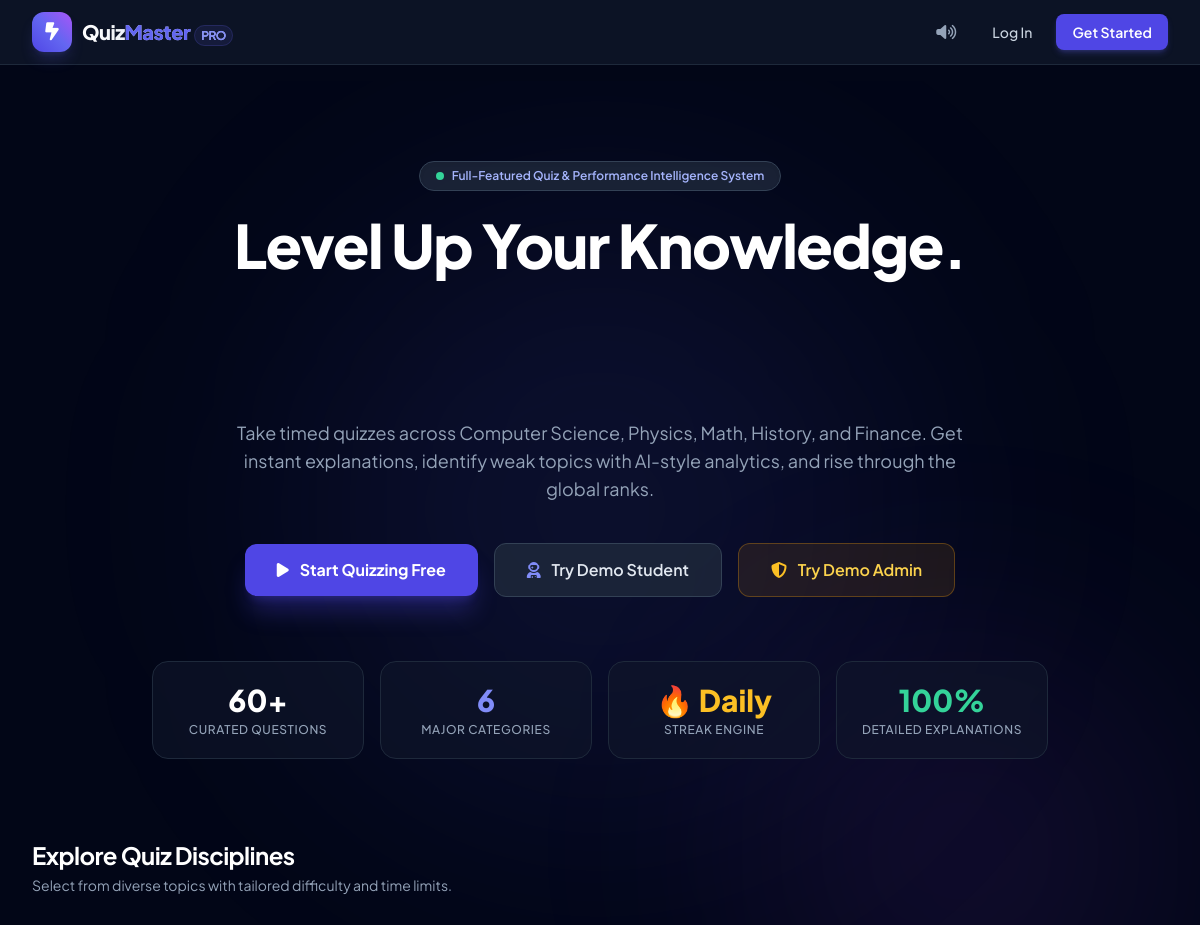
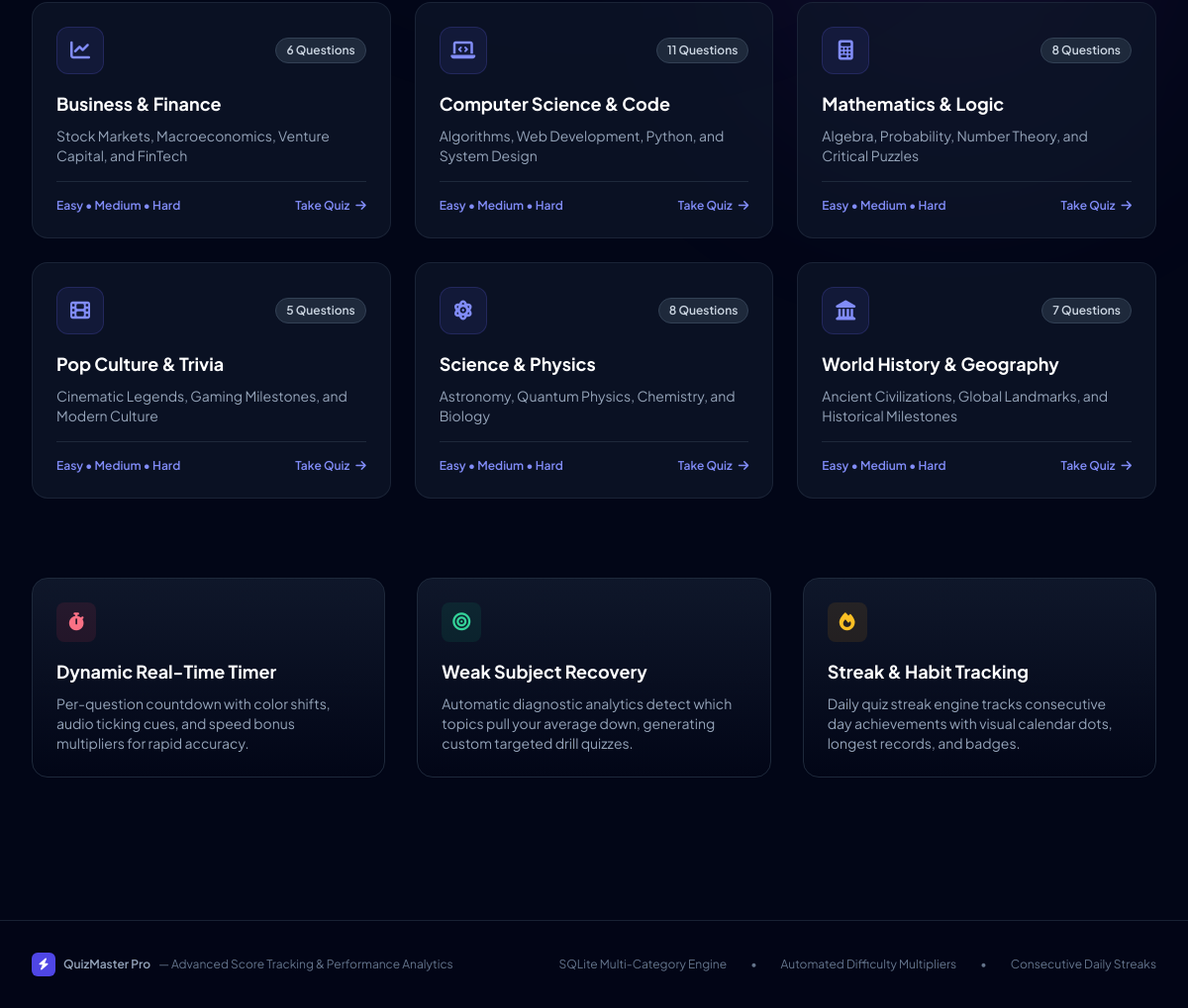
The page / on the database its author committed (2 pictures, top to bottom).
### tables this page shows
CREATE TABLE categories (
            id INTEGER PRIMARY KEY AUTOINCREMENT,
            name TEXT UNIQUE NOT NULL,
            slug TEXT UNIQUE NOT NULL,
            description TEXT,
            icon TEXT DEFAULT 'folder',
            color TEXT DEFAULT 'indigo'
        );

### app.py (the view)
@app.route('/')
def index():
    if 'user_id' in session:
        return redirect(url_for('dashboard'))
    categories = models.get_categories()
    leaderboard = models.get_leaderboard(limit=5)
    return render_template('index.html', categories=categories, leaderboard=leaderboard)

### templates/index.html (shortened to what this page needs)
{% extends "base.html" %}
{% block content %}
<div class="relative overflow-hidden py-12 lg:py-20">
    <div class="absolute top-1/4 left-1/2 -translate-x-1/2 -translate-y-1/2 w-[600px] h-[600px] bg-indigo-500/10 blur-[130px] rounded-full pointer-events-none"></div>
    <div class="absolute top-1/3 right-10 w-[400px] h-[400px] bg-purple-500/10 blur-[120px] rounded-full pointer-events-none"></div>
    <div class="max-w-7xl mx-auto px-4 sm:px-6 lg:px-8 relative z-10">
        <div class="text-center max-w-3xl mx-auto space-y-6">
            <div class="inline-flex items-center gap-2 px-4 py-1.5 rounded-full bg-slate-800/80 border border-slate-700 text-xs font-semibold text-indigo-300 shadow-inner">
                <span class="w-2 h-2 rounded-full bg-emerald-400 animate-pulse"></span>
                Full-Featured Quiz & Performance Intelligence System
            </div>
            <h1 class="text-4xl sm:text-6xl font-extrabold tracking-tight text-white leading-tight">
                Level Up Your Knowledge. <br>
                <span class="bg-gradient-to-r from-brand-400 via-indigo-300 to-purple-400 bg-clip-text text-transparent">
                </span>
            </h1>
            <p class="text-base sm:text-lg text-slate-400 leading-relaxed">
                Take timed quizzes across Computer Science, Physics, Math, History, and Finance. Get instant explanations, identify weak topics with AI-style analytics, and rise through the global ranks.
            </p>
            <div class="flex flex-col sm:flex-row items-center justify-center gap-4 pt-4">
                <a href="{{ url_for('register') }}" class="w-full sm:w-auto px-8 py-3.5 rounded-xl text-base font-bold text-white bg-gradient-to-r from-brand-600 to-indigo-600 hover:from-brand-500 hover:to-indigo-500 shadow-xl shadow-indigo-600/30 transition-all hover:-translate-y-0.5">
                    <i class="fa-solid fa-play mr-2"></i> Start Quizzing Free
                </a>
                <a href="{{ url_for('demo_login', role='user') }}" class="w-full sm:w-auto px-8 py-3.5 rounded-xl text-base font-semibold text-slate-200 bg-slate-800/80 hover:bg-slate-700/80 border border-slate-700 transition-all hover:-translate-y-0.5">
                    <i class="fa-solid fa-user-astronaut mr-2 text-indigo-400"></i> Try Demo Student
                </a>
                <a href="{{ url_for('demo_login', role='admin') }}" class="w-full sm:w-auto px-8 py-3.5 rounded-xl text-base font-semibold text-amber-300 bg-amber-500/10 hover:bg-amber-500/20 border border-amber-500/30 transition-all hover:-translate-y-0.5">
                    <i class="fa-solid fa-shield-halved mr-2 text-amber-400"></i> Try Demo Admin
                </a>
            </div>
        </div>
        <div class="grid grid-cols-2 md:grid-cols-4 gap-4 mt-16 max-w-4xl mx-auto">
            <div class="p-5 rounded-2xl bg-slate-900/60 border border-slate-800 text-center">
                <p class="text-3xl font-extrabold text-white">60+</p>
                <p class="text-xs font-medium text-slate-400 mt-1 uppercase tracking-wider">Curated Questions</p>
            </div>
            <div class="p-5 rounded-2xl bg-slate-900/60 border border-slate-800 text-center">
                <p class="text-3xl font-extrabold text-indigo-400">6</p>
                <p class="text-xs font-medium text-slate-400 mt-1 uppercase tracking-wider">Major Categories</p>
            </div>
            <div class="p-5 rounded-2xl bg-slate-900/60 border border-slate-800 text-center">
                <p class="text-3xl font-extrabold text-amber-400">🔥 Daily</p>
                <p class="text-xs font-medium text-slate-400 mt-1 uppercase tracking-wider">Streak Engine</p>
            </div>
            <div class="p-5 rounded-2xl bg-slate-900/60 border border-slate-800 text-center">
                <p class="text-3xl font-extrabold text-emerald-400">100%</p>
                <p class="text-xs font-medium text-slate-400 mt-1 uppercase tracking-wider">Detailed Explanations</p>
            </div>
        </div>
        <div class="mt-20">
            <div class="flex items-center justify-between mb-8">
                <div>
                    <h2 class="text-2xl font-bold text-white tracking-tight">Explore Quiz Disciplines</h2>
                    <p class="text-sm text-slate-400 mt-1">Select from diverse topics with tailored difficulty and time limits.</p>
                </div>
            </div>
            <div class="grid grid-cols-1 md:grid-cols-2 lg:grid-cols-3 gap-6">
                {% for cat in categories %}
                <div class="p-6 rounded-2xl bg-slate-900/70 border border-slate-800/80 hover:border-indigo-500/50 hover:bg-slate-900 transition-all duration-300 group">
                    <div class="flex items-center justify-between mb-4">
                        <div class="w-12 h-12 rounded-xl bg-indigo-500/10 border border-indigo-500/20 text-indigo-400 flex items-center justify-center text-xl group-hover:scale-110 transition-transform">
                            <i class="fa-solid fa-{{ cat.icon }}"></i>
                        </div>
                        <span class="px-2.5 py-1 rounded-full text-xs font-semibold bg-slate-800 text-slate-300 border border-slate-700">
                            {{ cat.question_count }} Questions
                        </span>
                    </div>
                    <h3 class="text-lg font-bold text-white group-hover:text-indigo-300 transition-colors">{{ cat.name }}</h3>
                    <p class="text-sm text-slate-400 mt-2 line-clamp-2">{{ cat.description }}</p>
                    <div class="mt-4 pt-4 border-t border-slate-800 flex items-center justify-between text-xs font-semibold text-indigo-400">
                        <span>Easy • Medium • Hard</span>
                        <span class="group-hover:translate-x-1 transition-transform">Take Quiz <i class="fa-solid fa-arrow-right ml-1"></i></span>
                    </div>
                </div>
                {% endfor %}
            </div>
        </div>
        <div class="mt-20 grid grid-cols-1 md:grid-cols-3 gap-8">
            <div class="p-6 rounded-2xl bg-gradient-to-b from-slate-900 to-slate-950 border border-slate-800">
                <div class="w-10 h-10 rounded-lg bg-rose-500/10 text-rose-400 flex items-center justify-center text-lg mb-4">
                    <i class="fa-solid fa-stopwatch"></i>
                </div>
                <h3 class="text-lg font-bold text-white">Dynamic Real-Time Timer</h3>
                <p class="text-sm text-slate-400 mt-2">Per-question countdown with color shifts, audio ticking cues, and speed bonus multipliers for rapid accuracy.</p>
            </div>
            <div class="p-6 rounded-2xl bg-gradient-to-b from-slate-900 to-slate-950 border border-slate-800">
                <div class="w-10 h-10 rounded-lg bg-emerald-500/10 text-emerald-400 flex items-center justify-center text-lg mb-4">
                    <i class="fa-solid fa-bullseye"></i>
                </div>
                <h3 class="text-lg font-bold text-white">Weak Subject Recovery</h3>
                <p class="text-sm text-slate-400 mt-2">Automatic diagnostic analytics detect which topics pull your average down, generating custom targeted drill quizzes.</p>
            </div>
            <div class="p-6 rounded-2xl bg-gradient-to-b from-slate-900 to-slate-950 border border-slate-800">
                <div class="w-10 h-10 rounded-lg bg-amber-500/10 text-amber-400 flex items-center justify-center text-lg mb-4">
                    <i class="fa-solid fa-fire"></i>
                </div>
                <h3 class="text-lg font-bold text-white">Streak & Habit Tracking</h3>
                <p class="text-sm text-slate-400 mt-2">Daily quiz streak engine tracks consecutive day achievements with visual calendar dots, longest records, and badges.</p>
            </div>
        </div>
    </div>
</div>
{% endblock %}

### rows shown on the page
categories: question_count "6", name "Business & Finance", description "Stock Markets, Macroeconomics, Venture Capital, and FinTech"
categories: question_count "11", name "Computer Science & Code", description "Algorithms, Web Development, Python, and System Design"
categories: question_count "8", name "Mathematics & Logic", description "Algebra, Probability, Number Theory, and Critical Puzzles"
categories: question_count "5", name "Pop Culture & Trivia", description "Cinematic Legends, Gaming Milestones, and Modern Culture"
categories: question_count "8", name "Science & Physics", description "Astronomy, Quantum Physics, Chemistry, and Biology"
categories: question_count "7", name "World History & Geography", description "Ancient Civilizations, Global Landmarks, and Historical Milestones"
